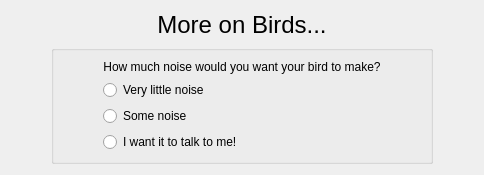
     <widget class="QWidget" name="birdFollowups">
      <layout class="QVBoxLayout" name="verticalLayout_75">
       <item>
        <widget class="QLabel" name="label_8">
         <property name="font">
          <font>
           <pointsize>18</pointsize>
          </font>
         </property>
         <property name="text">
          <string>More on Birds...</string>
         </property>
         <property name="alignment">
          <set>Qt::AlignCenter</set>
         </property>
        </widget>
       </item>
       <item>
        <layout class="QHBoxLayout" name="horizontalLayout_32">
         <item>
          <spacer name="horizontalSpacer_22">
           <property name="orientation">
            <enum>Qt::Horizontal</enum>
           </property>
           <property name="sizeHint" stdset="0">
            <size>
             <width>40</width>
             <height>20</height>
            </size>
           </property>
          </spacer>
         </item>
         <item>
          <widget class="QGroupBox" name="groupBox_19">
           <property name="title">
            <string/>
           </property>
           <layout class="QVBoxLayout" name="verticalLayout_68">
            <item>
             <layout class="QHBoxLayout" name="horizontalLayout_28">
              <item>
               <spacer name="horizontalSpacer_20">
                <property name="orientation">
                 <enum>Qt::Horizontal</enum>
                </property>
                <property name="sizeHint" stdset="0">
                 <size>
                  <width>40</width>
                  <height>20</height>
                 </size>
                </property>
               </spacer>
              </item>
              <item>
               <layout class="QVBoxLayout" name="verticalLayout_69">
                <item>
                 <widget class="QLabel" name="label_25">
                  <property name="text">
                   <string>How much noise would you want your bird to make?</string>
                  </property>
                  <property name="alignment">
                   <set>Qt::AlignCenter</set>
                  </property>
                 </widget>
                </item>
                <item>
                 <widget class="QRadioButton" name="parakeetBird">
                  <property name="text">
                   <string>Very little noise</string>
                  </property>
                 </widget>
                </item>
                <item>
                 <widget class="QRadioButton" name="lovebirdBird">
                  <property name="text">
                   <string>Some noise</string>
                  </property>
                 </widget>
                </item>
                <item>
                 <widget class="QRadioButton" name="parrotBird">
                  <property name="text">
                   <string>I want it to talk to me!</string>
                  </property>
                 </widget>
                </item>
               </layout>
              </item>
              <item>
               <spacer name="horizontalSpacer_42">
                <property name="orientation">
                 <enum>Qt::Horizontal</enum>
                </property>
                <property name="sizeHint" stdset="0">
                 <size>
                  <width>40</width>
                  <height>20</height>
                 </size>
                </property>
               </spacer>
              </item>
             </layout>
            </item>
           </layout>
          </widget>
         </item>
         <item>
          <spacer name="horizontalSpacer_26">
           <property name="orientation">
            <enum>Qt::Horizontal</enum>
           </property>
           <property name="sizeHint" stdset="0">
            <size>
             <width>40</width>
             <height>20</height>
            </size>
           </property>
          </spacer>
         </item>
        </layout>
       </item>
      </layout>
     </widget>
